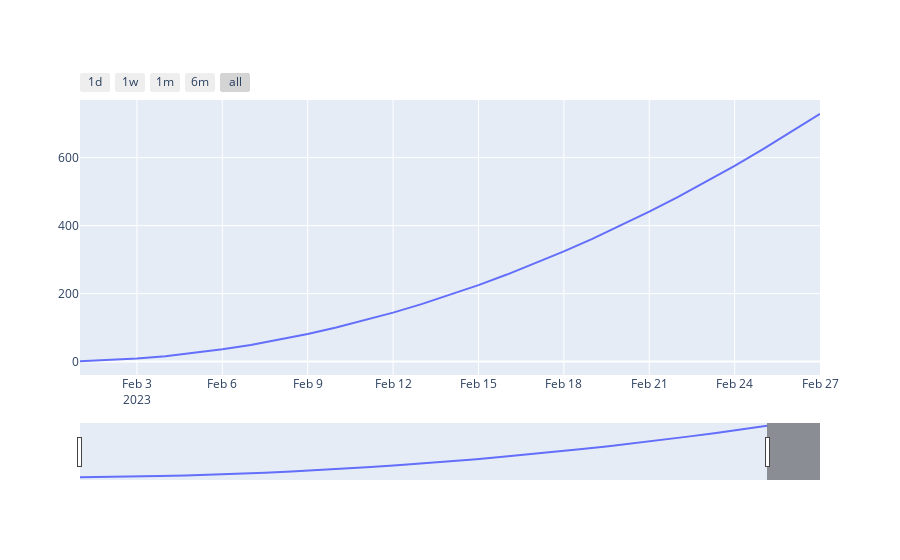

The notebook cell saved with this chart:
### Code cell
import plotly.graph_objects as go
import datetime

# Create some dummy data to plot
x = [datetime.datetime(2023, 2, i) for i in range(1, 28)]
y = [i**2 for i in range(1, 28)]

# Create a figure object
fig = go.Figure()

# Add a scatter plot
fig.add_trace(go.Scatter(x=x, y=y, mode='lines'))

# Add a slider widget
fig.update_layout(
    xaxis=dict(
        rangeselector=dict(
            buttons=list([
                dict(count=1, label="1d", step="day", stepmode="backward"),
                dict(count=7, label="1w", step="day", stepmode="backward"),
                dict(count=1, label="1m", step="month", stepmode="backward"),
                dict(count=6, label="6m", step="month", stepmode="backward"),
                dict(step="all")
            ])
        ),
        rangeslider=dict(
            visible=True,
            range=[datetime.datetime(2023, 2, 1),
                   datetime.datetime(2023, 3, 1)]
        ),
        type="date"
    )
)

# Show the plot
fig.show()

### Figure 1 — Plotly figure (JSON) as saved in the notebook; plotly's stock layout.template omitted (floating-point values rounded to 4 significant figures)
{"data": [{"mode": "lines", "type": "scatter", "x": ["2023-02-01T00:00:00", "2023-02-02T00:00:00", "2023-02-03T00:00:00", "2023-02-04T00:00:00", "2023-02-05T00:00:00", "2023-02-06T00:00:00", "2023-02-07T00:00:00", "2023-02-08T00:00:00", "2023-02-09T00:00:00", "2023-02-10T00:00:00", "2023-02-11T00:00:00", "2023-02-12T00:00:00", "2023-02-13T00:00:00", "2023-02-14T00:00:00", "2023-02-15T00:00:00", "2023-02-16T00:00:00", "2023-02-17T00:00:00", "2023-02-18T00:00:00", "2023-02-19T00:00:00", "2023-02-20T00:00:00", "2023-02-21T00:00:00", "2023-02-22T00:00:00", "2023-02-23T00:00:00", "2023-02-24T00:00:00", "2023-02-25T00:00:00", "2023-02-26T00:00:00", "2023-02-27T00:00:00"], "y": [1, 4, 9, 16, 25, 36, 49, 64, 81, 100, 121, 144, 169, 196, 225, 256, 289, 324, 361, 400, 441, 484, 529, 576, 625, 676, 729]}], "layout": {"xaxis": {"rangeselector": {"buttons": [{"count": 1, "label": "1d", "step": "day", "stepmode": "backward"}, {"count": 7, "label": "1w", "step": "day", "stepmode": "backward"}, {"count": 1, "label": "1m", "step": "month", "stepmode": "backward"}, {"count": 6, "label": "6m", "step": "month", "stepmode": "backward"}, {"step": "all"}]}, "rangeslider": {"range": ["2023-02-01T00:00:00", "2023-03-01T00:00:00"], "visible": true}, "type": "date"}}}
